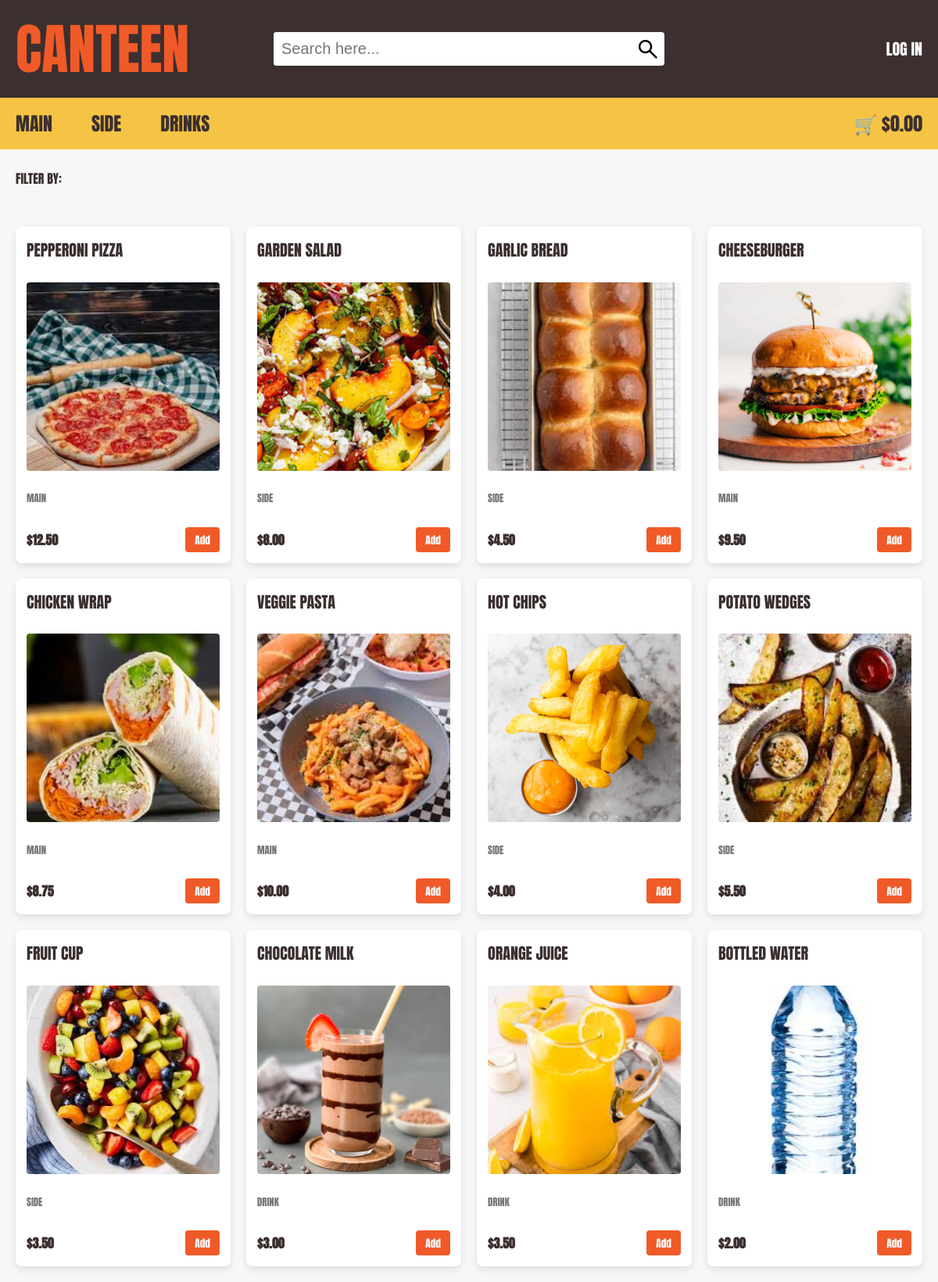
The page / on the database its author committed.
### tables this page shows
CREATE TABLE Menu (item_ID INTEGER PRIMARY KEY NOT NULL UNIQUE, item_name TEXT, item_type TEXT, is_available INTEGER, price NUMERIC (10, 2), item_photo TEXT);

### app.py (the view)
@app.route('/')
def home():
    db = get_db()
    db.row_factory = sqlite3.Row
    cursor = db.cursor()
    sql = "SELECT item_name, item_ID, item_type, price, is_available, item_photo " \
    "FROM Menu WHERE is_available = 1;"
    cursor.execute(sql)
    results = cursor.fetchall()
    return render_template("home_user.html", menu_items=results)

### app.py (called while the page is built)
def get_db():
    db = getattr(g, '_database', None)
    if db is None:
        db = g._database = sqlite3.connect(DATABASE)
    return db

@app.teardown_appcontext
def close_connection(exception):
    db = getattr(g, '_database', None)
    if db is not None:
        db.close()

### templates/home_user.html (shortened to what this page needs)
<!DOCTYPE html>
<html lang="en">
<head>
  <link rel="stylesheet" href="{{ url_for('static', filename='style.css') }}">
</head>
<body>
  <header>
    <div class="top-bar">
      <div class="container top-bar-content">
        <div class="top-left"><a href="{{ url_for('home') }}">CANTEEN</a></div>
        <div class="search-container">
          <input type="text" placeholder="Search here...">
          <span class="material-symbols-outlined">search</span>
        </div>
        {% if session.get('user_id') %}
          <a class ="top-right" onclick= "OpenAccountmanage();return false;" id="accountpopup" href="#" >Hi {{ session['first_name'] }}!</a>
          <div id="popup" class="popup">
            <div class="popup-content">
              <a href="{{ url_for('logout') }}">Account Settings</a>
              <a href="{{ url_for('logout') }}">Logout</a>
            </div>
          </div>
        {% else %}
          <div class="top-right"><a href="{{ url_for('user_login') }}">Log in</a></div>
        {% endif %}
      </div>
    </div>
    <nav class="bottom-nav">
      <div class="container nav-content">
        <div class="nav-links">
          <a href="{{ url_for('catergory', item_type='Main') }}">Main</a>
          <a href="{{ url_for('catergory', item_type='Side') }}">Side</a>
          <a href="{{ url_for('catergory', item_type='Drink') }}">Drinks</a>
        </div>
        <div class="cart">
          <a href="{{ url_for('trolley') }}">🛒 $0.00</a>
        </div>
      </div>
    </nav>
  </header>
  <main class="container">
    <a class="filter" href="#">Filter by:</a>
    <div class="menu-grid">
      {% for item in menu_items %}
        <div class="product-box">
          <a href="{{ url_for('item', item_ID=item.item_ID) }}" class="product-card-link">
            <h3>{{ item.item_name }}</h3>
            <img src="{{ url_for('static', filename = 'images/' + item.item_photo) }}" alt="{{ item.item_name }}">
          </a>
          <p class="category">{{ item.item_type }}</p>
          <div class="price_row">
            <span class="price">${{ "%.2f" |format(item.price) }}</span>
            {% if item.is_available %}
              <button class="add-btn">Add</button>
            {% else %}
              <span class="out-of-stock">Out of Stock</span>
            {% endif %}
          </div>
        </div>
      {% endfor %}
    </div>
  </main>
</body>
</html>

### static/style.css (style rules this page uses)
* { margin: 0; padding: 0; box-sizing: border-box; }
body { margin: 0; padding: 0; overflow-x: hidden; background-color: #f7f7f7; font-family: "Anton", sans-serif; text-transform: uppercase; }
.container { width: 100%; max-width: 1400px; margin-left: auto; margin-right: auto; padding-left: 20px; padding-right: 20px; }
.top-bar { background: #3b2f2f; width: 100%; padding: 10px 0; }
.top-bar-content { display: flex; justify-content: space-between; align-items: center; }
.top-left, .top-right { flex: 1; }
.top-left a { color: #f05a28; font-size: 70px; text-decoration: none; display: flex; }
.top-right { display: flex; justify-content: flex-end; align-items: center; color: white; font-size: 20px; }
.top-right a { color: white; font-size: 20px; text-decoration: none; }
.search-container { display: flex; flex-grow: 1; max-width: 500px; background: white; border-radius: 4px; overflow: hidden; align-self: center; margin: 0px 20px; }
.search-container input { flex-grow: 1; border: none; padding: 10px; outline: none; font-size: 20px; }
.material-symbols-outlined { margin-top: 6px; margin-right: 5px; font-variation-settings: 'FILL' 0, 'wght' 400, 'GRAD' 0, 'opsz' 32; font-size: 32px !important; }
.bottom-nav { background-color: #f6c445; width: 100%; transition: top 0.3s; }
.nav-content { display: flex; justify-content: space-between; align-items: center; }
.nav-links { display: flex; gap: 10px; }
.nav-links a:first-child { padding-left: 0; }
.bottom-nav a { text-decoration: none; color: #3b2f2f; padding: 15px 20px; font-weight: 400; display: inline-block; font-size: 24px; }
.cart a { margin-left: auto; padding: 12px 0px 12px 20px; }
.filter { display: inline-block; text-align: left; margin: 25px 0 10px 0; color: #3b2f2f; text-decoration: none; }
.menu-grid { display: grid; grid-template-columns: repeat(auto-fill, minmax(220px, 1fr)); gap: 20px; padding: 20px 0; width: 100%; }
.product-card-link { text-decoration: none; display: block; }
.product-box { background: #ffffff; border-radius: 8px; border: 2px solid transparent; text-align: left; transition: transform 0.2s; box-shadow: 0px 4px 10px rgba(0, 0, 0, 0.1); width: 100%; aspect-ratio: 16 / 25; padding: 12px; display: flex; flex-direction: column; justify-content: space-between; }
.product-box a { display: contents; }
.product-box h3 { color: #3b2f2f; font-weight: 400; font-size: 20px; text-align: left; margin: 0 0 8px 0; padding: 0; }
.product-box img { width: 100%; flex-grow: 1; max-height: 60%; object-fit: cover; border-radius: 4px; padding: 0; margin-bottom: 8px; }
.product-box .category { font-size: 0.8rem; color: #777; margin-bottom: 10px; }
.price_row { display: flex; justify-content: space-between; align-items: center; width: 100%; }
.price { color: #3b2f2f; font-weight: bold; }
.add-btn { background-color: #f05a28; color: white; border: none; padding: 6px 12px; border-radius: 4px; cursor: pointer; font-family: 'Anton', sans-serif; }

### rows shown on the page
Menu: item_name "PEPPERONI PIZZA", item_photo (picture), item_type "MAIN", price "12.50", is_available "Add"
Menu: item_name "GARDEN SALAD", item_photo (picture), item_type "SIDE", price "8.00", is_available "Add"
Menu: item_name "GARLIC BREAD", item_photo (picture), item_type "SIDE", price "4.50", is_available "Add"
Menu: item_name "CHEESEBURGER", item_photo (picture), item_type "MAIN", price "9.50", is_available "Add"
Menu: item_name "CHICKEN WRAP", item_photo (picture), item_type "MAIN", price "8.75", is_available "Add"
Menu: item_name "VEGGIE PASTA", item_photo (picture), item_type "MAIN", price "10.00", is_available "Add"
Menu: item_name "HOT CHIPS", item_photo (picture), item_type "SIDE", price "4.00", is_available "Add"
Menu: item_name "POTATO WEDGES", item_photo (picture), item_type "SIDE", price "5.50", is_available "Add"
Menu: item_name "FRUIT CUP", item_photo (picture), item_type "SIDE", price "3.50", is_available "Add"
Menu: item_name "CHOCOLATE MILK", item_photo (picture), item_type "DRINK", price "3.00", is_available "Add"
Menu: item_name "ORANGE JUICE", item_photo (picture), item_type "DRINK", price "3.50", is_available "Add"
Menu: item_name "BOTTLED WATER", item_photo (picture), item_type "DRINK", price "2.00", is_available "Add"
